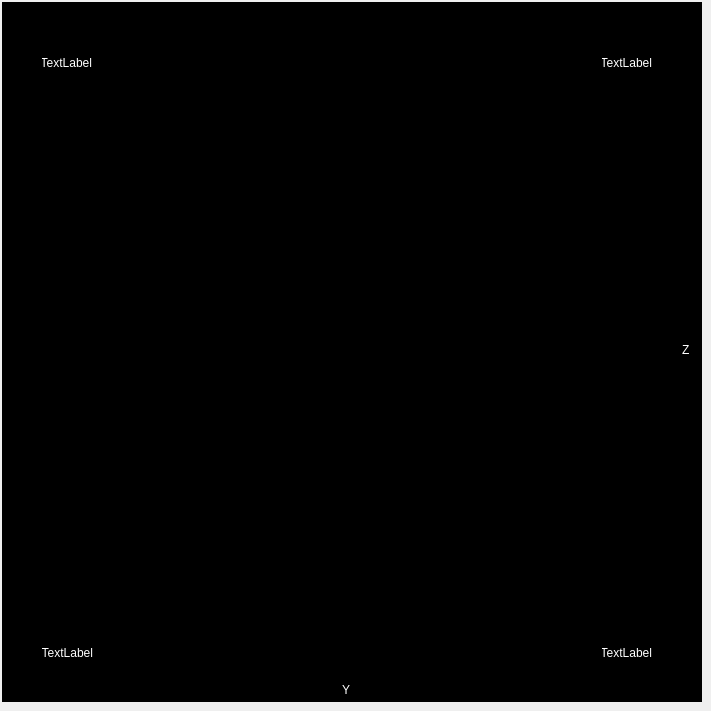
    <widget class="QWidget" name="TabSheet3">
     <attribute name="title">
      <string>TabSheet3</string>
     </attribute>
     <widget class="QCustomPlot" name="imgS_2" native="true">
      <property name="geometry">
       <rect>
        <x>2</x>
        <y>2</y>
        <width>700</width>
        <height>700</height>
       </rect>
      </property>
      <property name="styleSheet">
       <string notr="true">background-color: rgb(0, 0, 0);</string>
      </property>
      <widget class="QLabel" name="lblS_23">
       <property name="geometry">
        <rect>
         <x>40</x>
         <y>640</y>
         <width>51</width>
         <height>21</height>
        </rect>
       </property>
       <property name="styleSheet">
        <string notr="true">color: rgb(255, 255, 255);
background-color: transparent;</string>
       </property>
       <property name="text">
        <string>TextLabel</string>
       </property>
       <property name="alignment">
        <set>Qt::AlignRight|Qt::AlignTrailing|Qt::AlignVCenter</set>
       </property>
      </widget>
      <widget class="QLabel" name="lblS_22">
       <property name="geometry">
        <rect>
         <x>600</x>
         <y>50</y>
         <width>50</width>
         <height>21</height>
        </rect>
       </property>
       <property name="styleSheet">
        <string notr="true">color: rgb(255, 255, 255);
background-color: transparent;</string>
       </property>
       <property name="text">
        <string>TextLabel</string>
       </property>
       <property name="alignment">
        <set>Qt::AlignRight|Qt::AlignTrailing|Qt::AlignVCenter</set>
       </property>
      </widget>
      <widget class="QLabel" name="lblS_24">
       <property name="geometry">
        <rect>
         <x>600</x>
         <y>640</y>
         <width>50</width>
         <height>21</height>
        </rect>
       </property>
       <property name="styleSheet">
        <string notr="true">color: rgb(255, 255, 255);
background-color: transparent;</string>
       </property>
       <property name="text">
        <string>TextLabel</string>
       </property>
       <property name="alignment">
        <set>Qt::AlignRight|Qt::AlignTrailing|Qt::AlignVCenter</set>
       </property>
      </widget>
      <widget class="QLabel" name="lblS_21">
       <property name="geometry">
        <rect>
         <x>40</x>
         <y>50</y>
         <width>50</width>
         <height>21</height>
        </rect>
       </property>
       <property name="styleSheet">
        <string notr="true">color: rgb(255, 255, 255);
background-color: transparent;</string>
       </property>
       <property name="text">
        <string>TextLabel</string>
       </property>
       <property name="alignment">
        <set>Qt::AlignRight|Qt::AlignTrailing|Qt::AlignVCenter</set>
       </property>
      </widget>
      <widget class="QLabel" name="lblZ_4">
       <property name="geometry">
        <rect>
         <x>680</x>
         <y>340</y>
         <width>15</width>
         <height>15</height>
        </rect>
       </property>
       <property name="styleSheet">
        <string notr="true">color: rgb(255, 255, 255);
background-color: transparent;</string>
       </property>
       <property name="text">
        <string>Z</string>
       </property>
      </widget>
      <widget class="QLabel" name="lblY_5">
       <property name="geometry">
        <rect>
         <x>340</x>
         <y>680</y>
         <width>15</width>
         <height>15</height>
        </rect>
       </property>
       <property name="styleSheet">
        <string notr="true">color: rgb(255, 255, 255);
background-color: transparent;</string>
       </property>
       <property name="text">
        <string>Y</string>
       </property>
      </widget>
     </widget>
    </widget>
